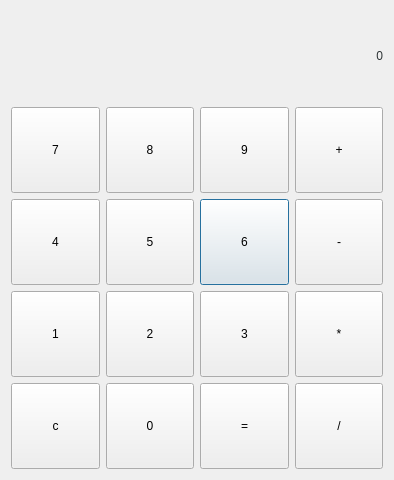
<?xml version="1.0" encoding="UTF-8"?>
<ui version="4.0">
 <class>expr</class>
 <widget class="QDialog" name="expr">
  <property name="geometry">
   <rect>
    <x>0</x>
    <y>0</y>
    <width>394</width>
    <height>480</height>
   </rect>
  </property>
  <property name="minimumSize">
   <size>
    <width>0</width>
    <height>0</height>
   </size>
  </property>
  <property name="windowTitle">
   <string>计算器</string>
  </property>
  <layout class="QVBoxLayout" name="verticalLayout" stretch="2,8">
   <property name="sizeConstraint">
    <enum>QLayout::SetNoConstraint</enum>
   </property>
   <item>
    <widget class="QLabel" name="lbl_display">
     <property name="styleSheet">
      <string notr="true">font: 57 20pt &quot;Ubuntu&quot;;
color: rgb(46, 52, 54);</string>
     </property>
     <property name="text">
      <string>0</string>
     </property>
     <property name="alignment">
      <set>Qt::AlignRight|Qt::AlignTrailing|Qt::AlignVCenter</set>
     </property>
    </widget>
   </item>
   <item>
    <layout class="QGridLayout" name="gridLayout">
     <item row="1" column="2">
      <widget class="QPushButton" name="btn_6">
       <property name="sizePolicy">
        <sizepolicy hsizetype="Expanding" vsizetype="Expanding">
         <horstretch>0</horstretch>
         <verstretch>0</verstretch>
        </sizepolicy>
       </property>
       <property name="text">
        <string>6</string>
       </property>
      </widget>
     </item>
     <item row="3" column="2">
      <widget class="QPushButton" name="btn_equal">
       <property name="sizePolicy">
        <sizepolicy hsizetype="Expanding" vsizetype="Expanding">
         <horstretch>0</horstretch>
         <verstretch>0</verstretch>
        </sizepolicy>
       </property>
       <property name="text">
        <string>=</string>
       </property>
      </widget>
     </item>
     <item row="0" column="1">
      <widget class="QPushButton" name="btn_8">
       <property name="sizePolicy">
        <sizepolicy hsizetype="Expanding" vsizetype="Expanding">
         <horstretch>0</horstretch>
         <verstretch>0</verstretch>
        </sizepolicy>
       </property>
       <property name="text">
        <string>8</string>
       </property>
      </widget>
     </item>
     <item row="1" column="1">
      <widget class="QPushButton" name="btn_5">
       <property name="sizePolicy">
        <sizepolicy hsizetype="Expanding" vsizetype="Expanding">
         <horstretch>0</horstretch>
         <verstretch>0</verstretch>
        </sizepolicy>
       </property>
       <property name="text">
        <string>5</string>
       </property>
      </widget>
     </item>
     <item row="2" column="2">
      <widget class="QPushButton" name="btn_3">
       <property name="sizePolicy">
        <sizepolicy hsizetype="Expanding" vsizetype="Expanding">
         <horstretch>0</horstretch>
         <verstretch>0</verstretch>
        </sizepolicy>
       </property>
       <property name="text">
        <string>3</string>
       </property>
      </widget>
     </item>
     <item row="0" column="0">
      <widget class="QPushButton" name="btn_7">
       <property name="sizePolicy">
        <sizepolicy hsizetype="Expanding" vsizetype="Expanding">
         <horstretch>0</horstretch>
         <verstretch>0</verstretch>
        </sizepolicy>
       </property>
       <property name="text">
        <string>7</string>
       </property>
      </widget>
     </item>
     <item row="1" column="0">
      <widget class="QPushButton" name="btn_4">
       <property name="sizePolicy">
        <sizepolicy hsizetype="Expanding" vsizetype="Expanding">
         <horstretch>0</horstretch>
         <verstretch>0</verstretch>
        </sizepolicy>
       </property>
       <property name="text">
        <string>4</string>
       </property>
      </widget>
     </item>
     <item row="2" column="3">
      <widget class="QPushButton" name="btn_mul">
       <property name="sizePolicy">
        <sizepolicy hsizetype="Expanding" vsizetype="Expanding">
         <horstretch>0</horstretch>
         <verstretch>0</verstretch>
        </sizepolicy>
       </property>
       <property name="text">
        <string>*</string>
       </property>
      </widget>
     </item>
     <item row="2" column="1">
      <widget class="QPushButton" name="btn_2">
       <property name="sizePolicy">
        <sizepolicy hsizetype="Expanding" vsizetype="Expanding">
         <horstretch>0</horstretch>
         <verstretch>0</verstretch>
        </sizepolicy>
       </property>
       <property name="text">
        <string>2</string>
       </property>
      </widget>
     </item>
     <item row="0" column="3">
      <widget class="QPushButton" name="btn_plus">
       <property name="sizePolicy">
        <sizepolicy hsizetype="Expanding" vsizetype="Expanding">
         <horstretch>0</horstretch>
         <verstretch>0</verstretch>
        </sizepolicy>
       </property>
       <property name="text">
        <string>+</string>
       </property>
      </widget>
     </item>
     <item row="3" column="3">
      <widget class="QPushButton" name="btn_div">
       <property name="sizePolicy">
        <sizepolicy hsizetype="Expanding" vsizetype="Expanding">
         <horstretch>0</horstretch>
         <verstretch>0</verstretch>
        </sizepolicy>
       </property>
       <property name="text">
        <string>/</string>
       </property>
      </widget>
     </item>
     <item row="1" column="3">
      <widget class="QPushButton" name="btn_sub">
       <property name="sizePolicy">
        <sizepolicy hsizetype="Expanding" vsizetype="Expanding">
         <horstretch>0</horstretch>
         <verstretch>0</verstretch>
        </sizepolicy>
       </property>
       <property name="text">
        <string>-</string>
       </property>
      </widget>
     </item>
     <item row="3" column="1">
      <widget class="QPushButton" name="btn_0">
       <property name="sizePolicy">
        <sizepolicy hsizetype="Expanding" vsizetype="Expanding">
         <horstretch>0</horstretch>
         <verstretch>0</verstretch>
        </sizepolicy>
       </property>
       <property name="text">
        <string>0</string>
       </property>
      </widget>
     </item>
     <item row="0" column="2">
      <widget class="QPushButton" name="btn_9">
       <property name="sizePolicy">
        <sizepolicy hsizetype="Expanding" vsizetype="Expanding">
         <horstretch>0</horstretch>
         <verstretch>0</verstretch>
        </sizepolicy>
       </property>
       <property name="text">
        <string>9</string>
       </property>
      </widget>
     </item>
     <item row="2" column="0">
      <widget class="QPushButton" name="btn_1">
       <property name="sizePolicy">
        <sizepolicy hsizetype="Expanding" vsizetype="Expanding">
         <horstretch>0</horstretch>
         <verstretch>0</verstretch>
        </sizepolicy>
       </property>
       <property name="text">
        <string>1</string>
       </property>
      </widget>
     </item>
     <item row="3" column="0">
      <widget class="QPushButton" name="btn_clear">
       <property name="sizePolicy">
        <sizepolicy hsizetype="Expanding" vsizetype="Expanding">
         <horstretch>0</horstretch>
         <verstretch>0</verstretch>
        </sizepolicy>
       </property>
       <property name="text">
        <string>c</string>
       </property>
      </widget>
     </item>
    </layout>
   </item>
  </layout>
 </widget>
 <layoutdefault spacing="6" margin="11"/>
 <resources/>
 <connections/>
</ui>
